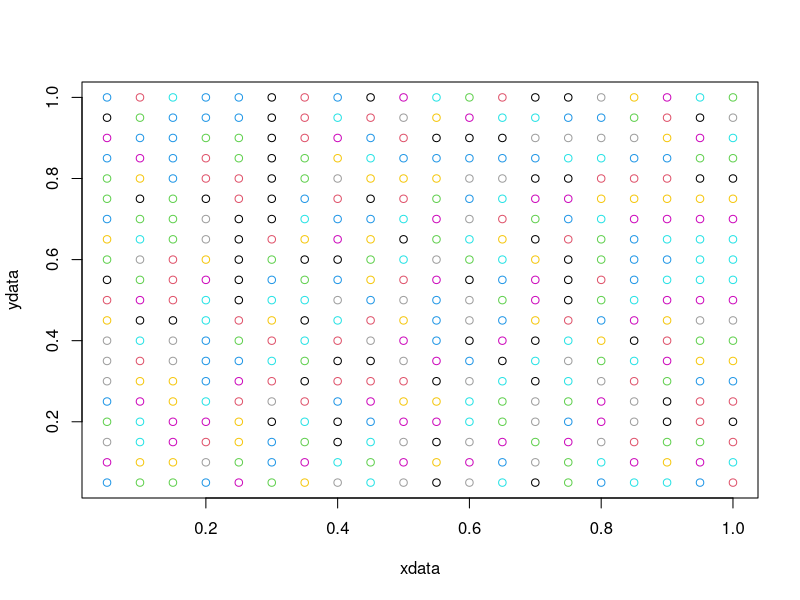
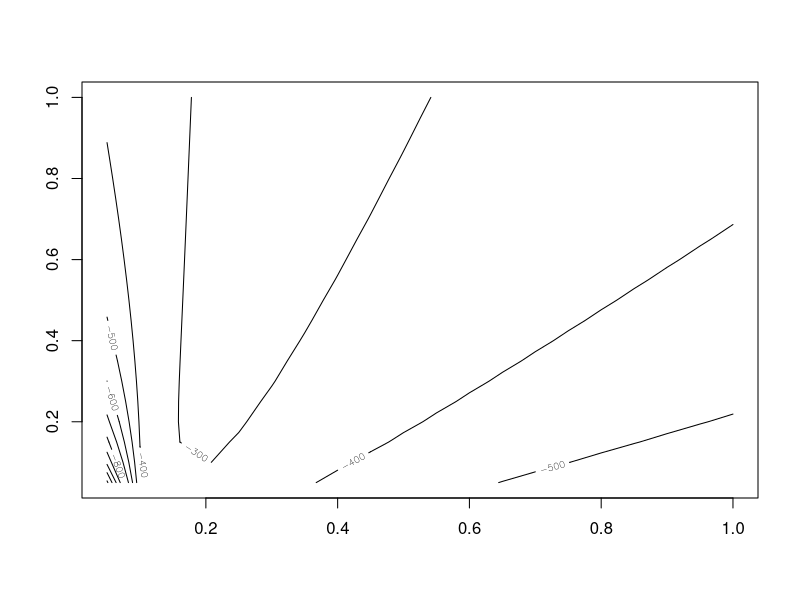
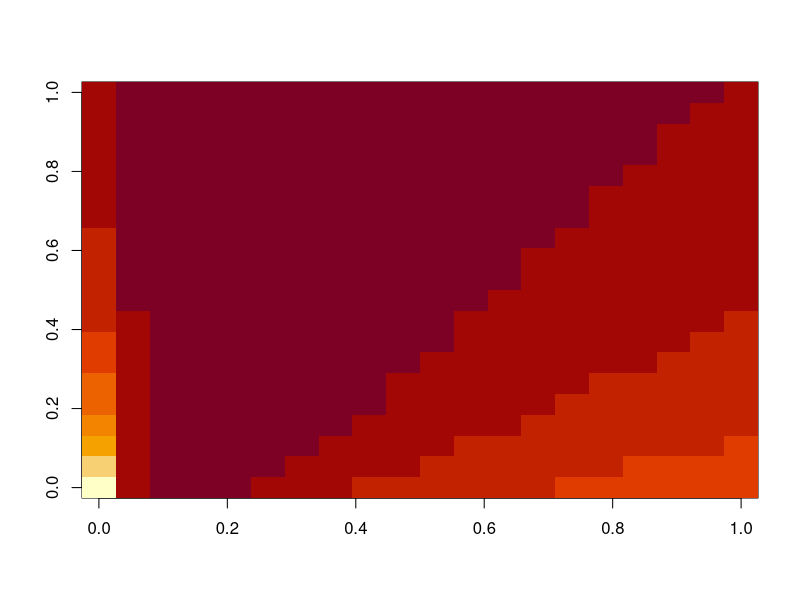

The R script that drew these images, in order:
sndata <- read.table("supernovae.csv", header = TRUE, sep = ",")

#comoving distance
comovingDistance <- function(z, omegaM, omegaL) {
    integrand <- function(zz) {
        1 / sqrt(omegaM * (1 + zz)^3 + omegaL)
    }

    return(integrate(integrand, 0, z)$value)
}

#luminosity distance
luminosityDistance <- function(z, omegaM, omegaL, omegaK) {
    #here omegaK = 1 - omegaM - omegaL
    #omegaK <- 1 - omegaM - omegaL
    if(omegaK == 0) {
        d_L <- (1 + z) * comovingDistance(z, omegaM, omegaL)
    } else if(omegaK > 0) {
        d_L <- (1 + z) * sinh(sqrt(omegaK) * comovingDistance(z, omegaM, omegaL)) / sqrt(omegaK)
    } else if(omegaK < 0) {
        d_L <- (1 + z) * sin(sqrt(-omegaK) * comovingDistance(z, omegaM, omegaL)) / sqrt(-omegaK)
    }

    return(d_L)
}

#distancemodulus predicted by theory
distancemodulusTheory <- function(z, omegaM, omegaL, omegaK) {
    return(5 * log10(luminosityDistance(z, omegaM, omegaL, omegaK)))
}

#auxiliary function
S_n <- function(n, omegaM, omegaL, omegaK) {
    #distancemodulus theory for redshift z
    mu <- sapply(sndata$redshift, function(z)distancemodulusTheory(z, omegaM, omegaL, omegaK))
    y <- sndata$distance - mu

    return(sum(y^n / sndata$sigma^2))
}

logLikelihood <- function(theta) {
    omegaM = theta[1]
    omegaL = theta[2]
    omegaK = 1 - omegaM - omegaL

    return(-1/2 * (S_n(2, omegaM, omegaL, omegaK) - S_n(1, omegaM, omegaL, omegaK)^2 / S_n(0, omegaM, omegaL, omegaK)))
}

logLflat <- function(om) {
    logLikelihood(c(om, 1 - om))
}

logL <- function(om, ol) {
    logLikelihood(c(om, ol))
}

N = 20
xdata = c()
ydata = c()
zdata = c()
for (i in 1:N){
    for (j in 1:N){
            xdata = c(xdata, i/N)
            ydata = c(ydata, j/N)
            zdata = c(zdata, logL(i/N, j/N))
    }
}
zdata2 <- matrix(zdata, ncol = N, byrow = TRUE)

png('plot.png')
plot(xdata, ydata, col = abs(zdata))

png('contour.png')
contour((1:N)/N, (1:N)/N, zdata2)

png('test.png')
image(zdata2)
